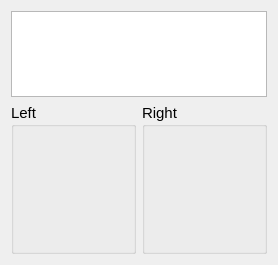
          <widget class="QWidget" name="tab_edges_2_data">
           <attribute name="title">
            <string>Data</string>
           </attribute>
           <layout class="QGridLayout" name="gridLayout_41">
            <item row="0" column="0">
             <layout class="QVBoxLayout" name="verticalLayout_62" stretch="4,7">
              <item>
               <widget class="QTableWidget" name="table_edges"/>
              </item>
              <item>
               <layout class="QHBoxLayout" name="horizontalLayout_61">
                <item>
                 <widget class="QGroupBox" name="gb_left">
                  <property name="font">
                   <font>
                    <pointsize>11</pointsize>
                   </font>
                  </property>
                  <property name="title">
                   <string>Left</string>
                  </property>
                  <layout class="QGridLayout" name="gridLayout_36">
                   <item row="0" column="0">
                    <layout class="QHBoxLayout" name="horizontalLayout_34">
                     <item>
                      <widget class="QWidget" name="graph_left_contour" native="true"/>
                     </item>
                     <item>
                      <widget class="QWidget" name="graph_left_st" native="true"/>
                     </item>
                    </layout>
                   </item>
                  </layout>
                 </widget>
                </item>
                <item>
                 <widget class="QGroupBox" name="gb_right">
                  <property name="font">
                   <font>
                    <pointsize>11</pointsize>
                   </font>
                  </property>
                  <property name="title">
                   <string>Right</string>
                  </property>
                  <layout class="QGridLayout" name="gridLayout_40">
                   <item row="0" column="0">
                    <layout class="QHBoxLayout" name="horizontalLayout_58">
                     <item>
                      <widget class="QWidget" name="graph_right_contour" native="true"/>
                     </item>
                     <item>
                      <widget class="QWidget" name="graph_right_st" native="true"/>
                     </item>
                    </layout>
                   </item>
                  </layout>
                 </widget>
                </item>
               </layout>
              </item>
             </layout>
            </item>
           </layout>
          </widget>
